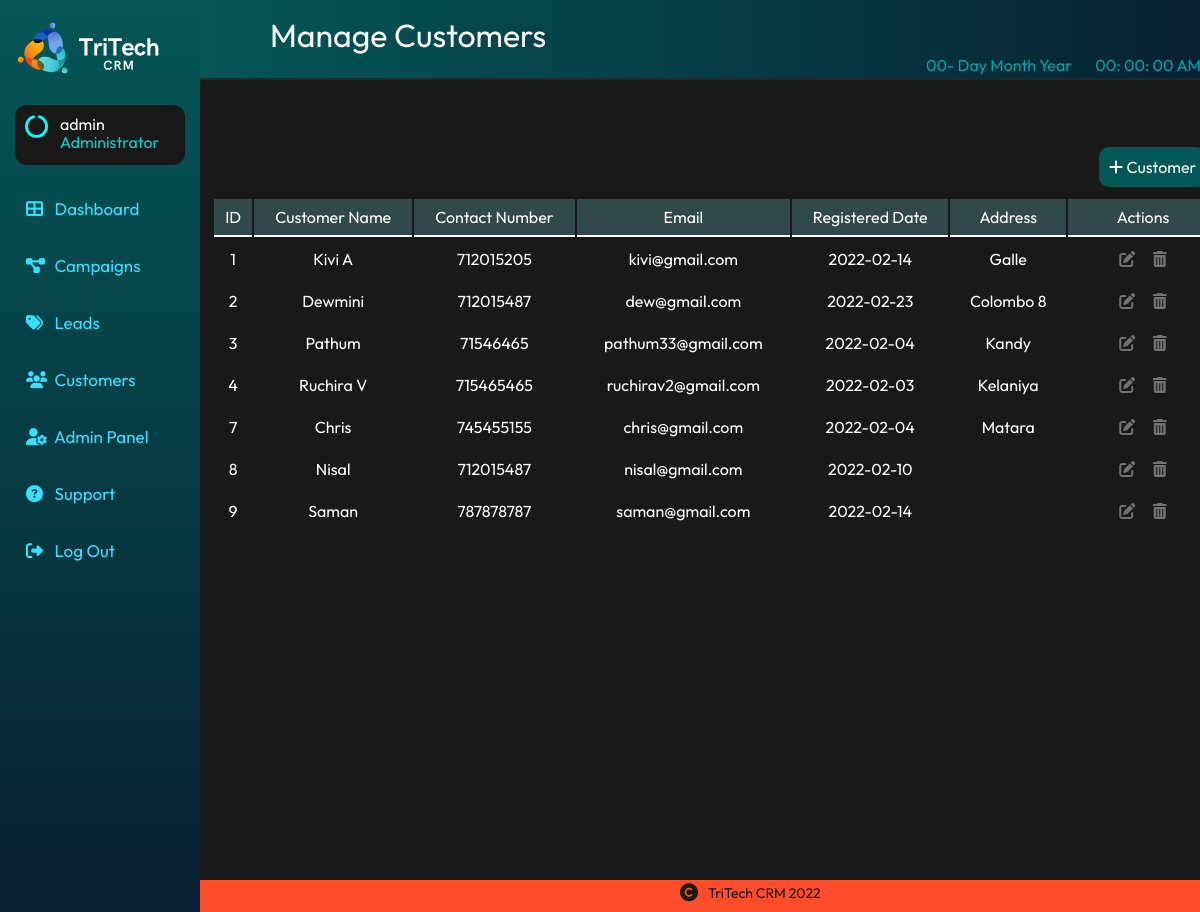
Page /manage-customer/manage-customer.php (signed in) on the committed database.
### tables this page shows
CREATE TABLE `tbl_customer` (
  `id` int(10) UNSIGNED NOT NULL,
  `full_name` varchar(255) NOT NULL,
  `contact` int(11) NOT NULL,
  `email` varchar(255) NOT NULL,
  `reg_date` date NOT NULL,
  `address` varchar(255) NOT NULL,
  `type` varchar(100) NOT NULL DEFAULT 'direct'
);

### manage-customer/manage-customer.php (the view, shortened to what this page needs)
<?php include('../common/menu-manage.php'); ?>
    <div class="top-header">
        <h1>Manage Customers</h1>
        <div class="date-time">
        <div class="date">
            <span id="daynum">00</span>-
            <span id="dayname">Day</span>
            <span id="month">Month</span>
            <span id="year">Year</span>
        </div>
        <div class="time">
            <span id="hour">00</span>:
            <span id="minutes">00</span>:
            <span id="seconds">00</span>
            <span id="period">AM</span>
        </div>
        </div>
    </div>
        <div class="main-content">
        <div class="alert-header">
        </div>
                <a href="add-customer.php" class="btn-main"><i class="fas fa-plus"></i> Customer</a>
        <br> <br>
        <table class="table-main">
            <tr>
                <th>ID</th>
                <th>Customer Name</th>
                <th>Contact Number</th>
                <th>Email</th>
                <th>Registered Date</th>
                <th>Address</th>
                <th style="width: 150px;" >Actions</th>
            </tr>
            <?php
        $sql = "SELECT * FROM tbl_customer";
        $res = mysqli_query($conn, $sql);
        if($res == TRUE)
        {
                $count = mysqli_num_rows($res);
                if($count>0)
                {
                    while($rows=mysqli_fetch_assoc($res))
                    {
                    $id=$rows['id'];
                    $full_name=$rows['full_name'];
                    $contact=$rows['contact'];
                    $email=$rows['email'];
                    $reg_date=$rows['reg_date'];
                    $address=$rows['address'];
                    ?>
                    <tr>
                        <td><?php echo $id; ?> </td>
                        <td><?php echo $full_name; ?></td>
                        <td><?php echo $contact; ?></td>
                        <td><?php echo $email; ?></td>
                        <td><?php echo $reg_date; ?></td>
                        <td><?php echo $address; ?></td>
                        <td>
                        <a href="update-customer.php?id=<?php echo $id; ?>" class="btn-green"><i class="fas fa-edit"></i></a>
                        <a href="delete-customer.php?id=<?php echo $id; ?>" class="btn-red"><i class="fas fa-trash-alt"></i></a>
                        </td>
                    </tr>
                    <?php
        }
    }
    else
    {
    }
}
?>
    </table>
</div>
<?php include('../common/footer.php'); ?>

### css/main.css (style rules this page uses)
* { padding: 0; margin: 0; font-family: 'Outfit', sans-serif; box-sizing: border-box; list-style: none; text-decoration: none; font-weight: 400; }
.main-content { padding: 1% 1%; background-color: #191919; width: 86%; height: 100%; margin-left: 200px; overflow: auto; }
.top-header { width: 86%; position: inherit; height: 80px; color: white; padding: 15px 25px; margin-left: 200px; background-image: linear-gradient(to left, #082032, #045757); border-bottom: 2px solid #152D35; padding-left: 70px; }
.alert-header { width: 100%; height: 40px; margin-bottom: 25px; }
.table-main { width: 100%; color: white; }
.table-main tr th { border-bottom: 2px solid white; padding: 8px; text-align: center; background-color: #314949; }
.table-main tr td { padding: 10px; text-align: center; }
.btn-main { text-decoration: none; background-color: #045757; padding: 1%; color: white; border-radius: 10px; margin-left: 88%; position: relative; }
.btn-green { color: #727272; padding: 7px; font-size: 16px; }
.btn-red { text-decoration: none; color: #727272; padding: 7px; font-size: 16px; border: 0; }
.date-time { width: 400px; margin-left: 70%; color: #02a5a5; }
.date { display: inline-block; }
.time { display: inline-block; margin-left: 20px; margin-right: 40px; color: #02a5a5; }

### rows in the picture
tbl_customer: id "1", full_name "Kivi A", contact "712015205", email "kivi@gmail.com", reg_date "2022-02-14", address "Galle"
tbl_customer: id "2", full_name "Dewmini", contact "712015487", email "dew@gmail.com", reg_date "2022-02-23", address "Colombo 8"
tbl_customer: id "3", full_name "Pathum", contact "71546465", email "pathum33@gmail.com", reg_date "2022-02-04", address "Kandy"
tbl_customer: id "4", full_name "Ruchira V", contact "715465465", email "ruchirav2@gmail.com", reg_date "2022-02-03", address "Kelaniya"
tbl_customer: id "7", full_name "Chris", contact "745455155", email "chris@gmail.com", reg_date "2022-02-04", address "Matara"
tbl_customer: id "8", full_name "Nisal", contact "712015487", email "nisal@gmail.com", reg_date "2022-02-10"
tbl_customer: id "9", full_name "Saman", contact "787878787", email "saman@gmail.com", reg_date "2022-02-14"

### other values in the picture
$_SESSION['username'] "admin"
